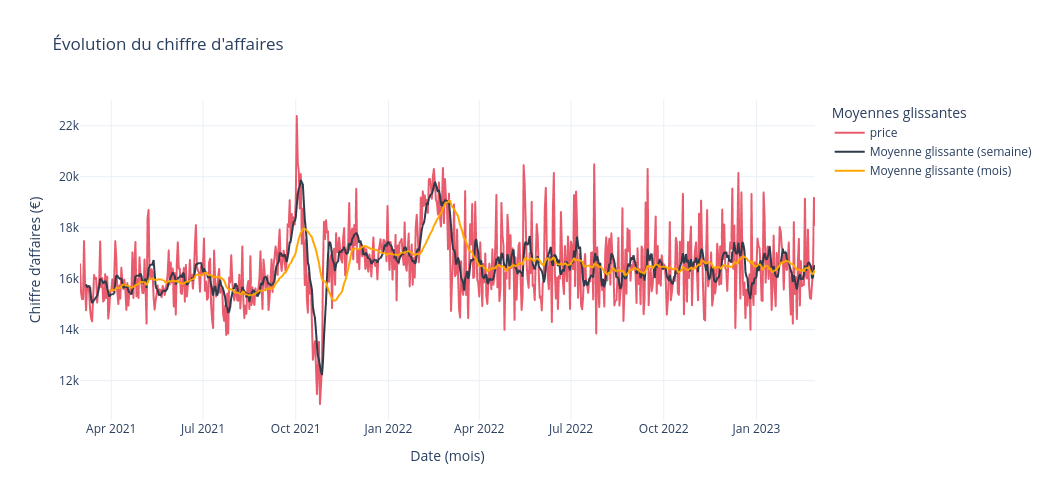

Here is the notebook cell this chart was saved with:
### Code cell
# Grahique concernant la saisonnalité du CA. 
# Pas de réelle saisonnalité
# Interprétation limitée et tendance à une certaine stabilité - saisonnalité marquée mais pas de pics

figure = px.line(
    df_ca, 
    x='date', 
    y=['price', 'Moyenne glissante (semaine)','Moyenne glissante (mois)'], 
    color_discrete_sequence=list(palette.values()),
    markers=False,
    title='Évolution du chiffre d\'affaires',
    labels={
        'date': 'Date (mois)',
        'value': 'Chiffre d’affaires (€)',
        'variable': 'Moyennes glissantes'
    }
)

figure.update_layout(
    template='plotly_white',
    hovermode='x unified',
    width=1050,
    height=500
)

figure.update_traces(
    hovertemplate='%{y:.0f}€'
)

figure.show()

### Figure 1 — Plotly figure (JSON) as saved in the notebook; plotly's stock layout.template omitted (floating-point values rounded to 4 significant figures; data arrays with more than 128 entries replaced by an {"elided": "..."} marker saying what was removed)
{"data": [{"hovertemplate": "%{y:.0f}€", "legendgroup": "price", "line": {"color": "#e95c6d", "dash": "solid"}, "marker": {"symbol": "circle"}, "mode": "lines", "name": "price", "showlegend": true, "type": "scattergl", "x": {"elided": "730 str values"}, "xaxis": "x", "y": {"elided": "730 float values"}, "yaxis": "y"}, {"hovertemplate": "%{y:.0f}€", "legendgroup": "Moyenne glissante (semaine)", "line": {"color": "#2f3a4a", "dash": "solid"}, "marker": {"symbol": "circle"}, "mode": "lines", "name": "Moyenne glissante (semaine)", "showlegend": true, "type": "scattergl", "x": {"elided": "730 str values"}, "xaxis": "x", "y": {"elided": "730 float values"}, "yaxis": "y"}, {"hovertemplate": "%{y:.0f}€", "legendgroup": "Moyenne glissante (mois)", "line": {"color": "#ffa600", "dash": "solid"}, "marker": {"symbol": "circle"}, "mode": "lines", "name": "Moyenne glissante (mois)", "showlegend": true, "type": "scattergl", "x": {"elided": "730 str values"}, "xaxis": "x", "y": {"elided": "730 float values"}, "yaxis": "y"}], "layout": {"height": 500, "hovermode": "x unified", "legend": {"title": {"text": "Moyennes glissantes"}, "tracegroupgap": 0}, "title": {"text": "Évolution du chiffre d'affaires"}, "width": 1050, "xaxis": {"anchor": "y", "domain": [0, 1], "title": {"text": "Date (mois)"}}, "yaxis": {"anchor": "x", "domain": [0, 1], "title": {"text": "Chiffre d’affaires (€)"}}}}
